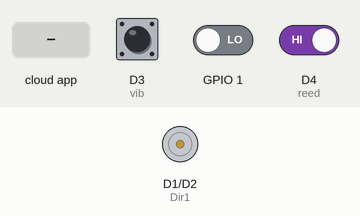
Simulated run of this sketch. Board: ESP8266 (NodeMCU). On the bench: motor-driver pin pairs drawn as motors (green arrow = first pin HIGH = forward, orange = second pin HIGH = backward, longer = more drive, scaled by the enable pin). The test bench sets the inputs (shaded band); at power-on: D4 (reed) HIGH, D3 (vib) HIGH, GPIO 1 LOW. WiFi joins after 1.5 s; servers stay silent unless stated; the Firebase database answers and starts empty; what the sketch prints to the serial monitor is not drawn.

Above: at 2.7 s.
2.8 s: D4 (reed) driven LOW
4.9 s: the phone or cloud app sets isUsed to 1
7.2 s: the phone or cloud app sets duration to 1
At 8.5 s:
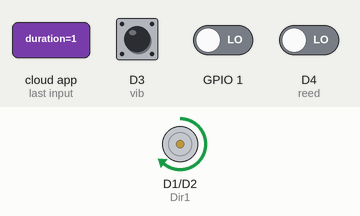
Timing chart, 0 to 10.4 s (numbered marks = the images above; inputs shaded):
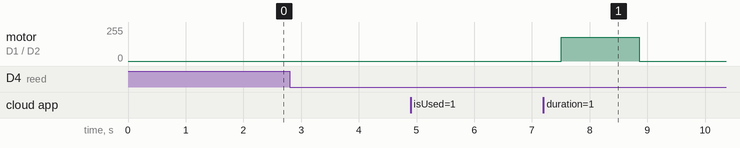

The sketch:

washing_machine_new.ino
```cpp
#include <ESP8266WiFi.h>
#include <FirebaseArduino.h>


#define FIREBASE_HOST "insert your firebase host link"              //insert firebase host link
#define FIREBASE_AUTH "insert your Auth Key"                        //Auth key dari firebase
#define WIFI_SSID "insert your wifi name"                           //wifi id tukar ikut network yang digunakan
#define WIFI_PASSWORD "insert your wifi password"                   //password wifi


//variable declaration
float currentMillis, interval  = 0;
//variable motor
int PWM = D0;
int Dir1 = D1;
int Dir2 = D2;

//int led = D4;

//variable vibration sensor
int vib = D3;
//variable reed
int reed = D4;


//universal variable
int _duration;
int _vibrate;
int _lid;
int wm_usestatus;
float x;

void setup() {
  Serial.begin(9600);     //initiate serial monitor

  // connect to wifi.
  WiFi.begin(WIFI_SSID, WIFI_PASSWORD);
  Serial.print("connecting");
  while (WiFi.status() != WL_CONNECTED) {
    Serial.print(".");
    delay(500);
  }
  Serial.println();
  Serial.print("connected: ");
  Serial.println(WiFi.localIP());

  Firebase.begin(FIREBASE_HOST, FIREBASE_AUTH);   //initiate firebase

  //declare motor sebagai output
  pinMode(PWM, OUTPUT);
  pinMode(Dir1, OUTPUT);
  pinMode(Dir2, OUTPUT);


  //declare vibration sensor sebagai output
  pinMode(vib, INPUT);
  //declare magnetic switch sebagai output
  pinMode(reed, INPUT);
}
void loop() {

  _lid = digitalRead(reed);
  _duration = Firebase.getInt("03/duration");
  wm_usestatus = Firebase.getBool("03/isUsed");
  _vibrate = digitalRead(_vibrate);


  //lid close
  if (_lid == LOW) {
    Serial.println("the lid is close,washing machine ready");
    Firebase.setBool("03/isDoorOpened", 0);

    //wm is idle
    if (wm_usestatus == 0 && _duration == 0) {
      motoroff();
      Serial.println("the washing machine ready");
      currentMillis = millis();
      interval = millis() - currentMillis;
    }


    //wm being used
    else if (wm_usestatus == 1 && _duration > 0) {

      x = _duration * 1000;  //value duration yang diletakan dalam app akan didarab dengan 1000,sebab 1s sama dengan 1000ms
      Serial.println(x);
      Serial.println(interval);


      //wm operate within the duration set
      if (interval < x) {
        Serial.println("motor on");
        motor();
        //            digitalWrite(led,HIGH);
        interval = millis() - currentMillis;
        if ( _vibrate == HIGH ) {
          Serial.print("WASHING");
        }
        else {
          Serial.print("ERROR!");
        }
      }
      else {
        currentMillis = millis();
        interval = millis() - currentMillis;
        Serial.print("motor off");
        motoroff();
        Firebase.setInt("03/duration", 0);
      }
    }


    //wm done washing
    else if (wm_usestatus == 1 && _duration == 0 ) {
      motoroff();

      currentMillis = millis();
      interval = millis() - currentMillis;
      Serial.println("the washing is done please unload");
    }
  }


  //lid open
  else {
    Serial.println("the lid is open,please close the lid");
    Firebase.setBool("03/isDoorOpened", 0);
    Firebase.setInt("03/duration", 0);
    Firebase.setBool("03/isUsed", 0);
    motoroff();
  }
}


//function motor
void motor() {
  digitalWrite (Dir1, HIGH);
  digitalWrite (Dir2, LOW);
  analogWrite  (PWM, 180);

}
void motoroff() {
  digitalWrite (Dir1, LOW);
  digitalWrite (Dir2, LOW);
  analogWrite  (PWM, 0);

}
```

Measured:
- after the input at 2.8 s, every drawn part: stays the same
- after the input at 4.9 s, every drawn part: stays the same
- after the input at 7.2 s, motor on D1 (Dir1) / D2 (Dir2): stopped → forward 180/255 after 0.31 s, → stopped 1.4 s later
